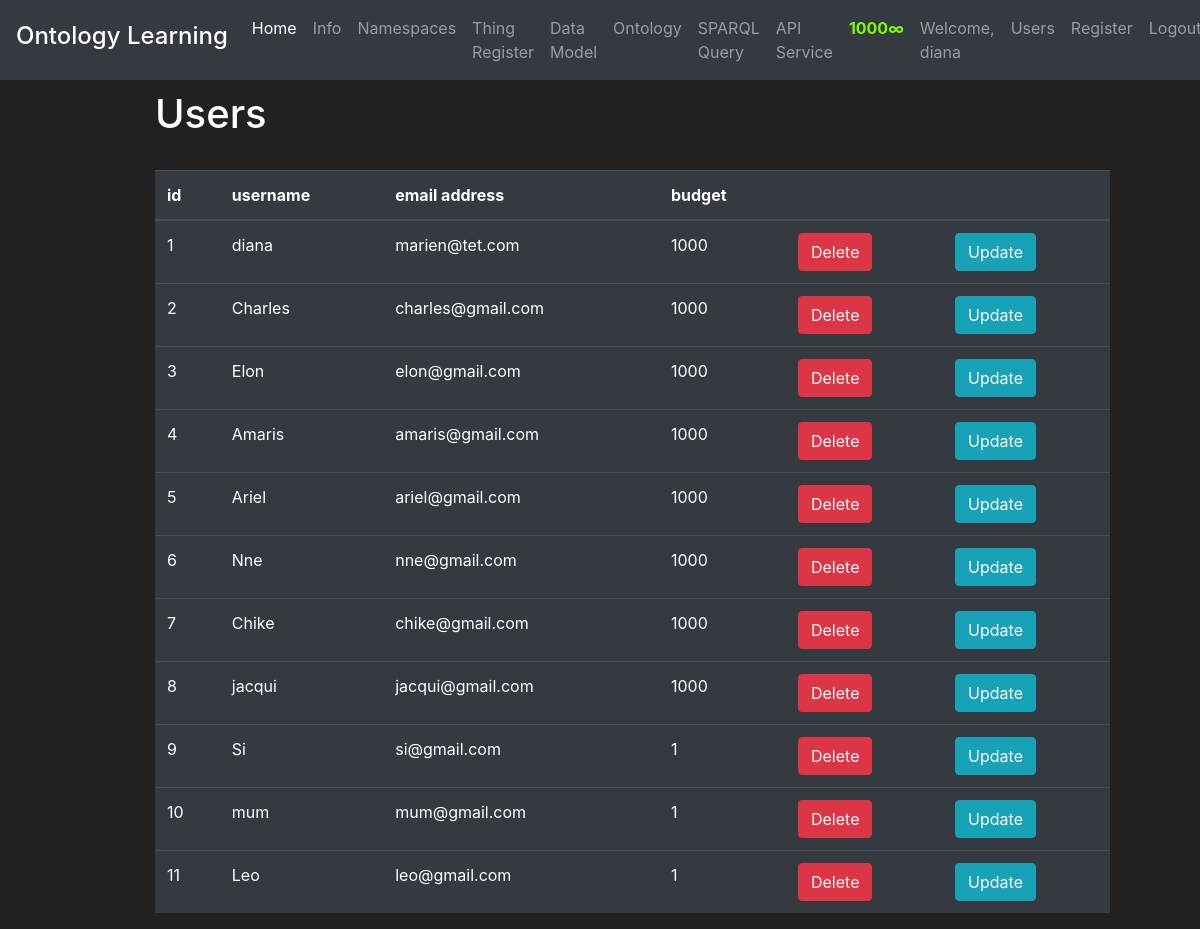
Screenshot of /users (signed in) with the database file from the repository.
### ontoML/models.py (models this page shows, shortened)
class User(db.Model, UserMixin):
    id = db.Column(db.Integer(), primary_key=True)
    username = db.Column(db.String(length=30), nullable=False, unique=True)
    email_address = db.Column(db.String(length=50), nullable=False, unique=True)
    password_hash = db.Column(db.String(length=60), nullable=False)
    budget = db.Column(db.Integer(), nullable=False, default=1)
    items = db.relationship('Item', backref='owned_user', lazy=True)
    @property
    def password(self):
        return self.password
    @property
    def prettier_budget(self):
        if len(str(self.budget)) > 4:
            return f'{str(self.budget)[:-3]}, {str(self.budget)[-3:]}∞'
        else:
            return f"{self.budget}∞"

### ontoML/auth.py (the view)
@app.route("/users")
@login_required
def users_page():
    try:
        users = User.query.all()
        return render_template('users.html', users=users)
    except:
        flash('No user database table found!', category='danger')
        return redirect(url_for('userRegister_page'))

### ontoML/models.py (called while the page is built)
@loging_manager.user_loader
def load_user(user_id):
    return User.query.get(int(user_id))

### ontoML/templates/users.html (shortened to what this page needs)
{% extends 'base.html'%}
{% block content %}
<div class="row" style="margin-top:10px; margin-left:140px" >
    <div class="col-11">
      <div class="content">
        <h1>Users</h1>
        <br>
        <table class="table table-hover table-dark">
               <thead>
                   <tr>
                       <th scope="col">id</th>
                       <th scope="col">username</th>
                       <th scope="col">email address</th>
                       <th scope="col">budget</th>
                       <th scope="col"></th>
                       <th scope="col"></th>
                   </tr>
               </thead>
               <tbody>
                       {% for user in users %}
                           <tr>
                               <td>{{ user.id }}</td>
                               <td>{{ user.username }}</td>
                               <td>{{ user.email_address }}</td>
                               <td>{{ user.budget }}</td>
                               <td>
                                   <button class="btn btn-outline btn-danger">Delete</button>
                               </td>
                               <td>
                                   <button class="btn btn-outline btn-info">Update</button>
                               </td>
                           </tr>
                       {% endfor %}
               </tbody>
        </table>
      </div>
    </div>
</div>
{% endblock %}

### ontoML/templates/base.html (shortened to what this page needs)
<!doctype html>
<html lang="en">
   <head>
      <link rel="stylesheet" href="https://cdn.jsdelivr.net/npm/bootstrap@4.5.3/dist/css/bootstrap.min.css">
   </head>
   <body>
        <nav class="navbar navbar-expand-md navbar-dark bg-dark">
          <a class="navbar-brand" href="{{ url_for('home_page') }}"><h4>Ontology Learning</h4></a>
          <div class="collapse navbar-collapse" id="navbarNav">
            <ul class="navbar-nav mr-auto">
                <li class="nav-item active">
                    <a class="nav-link" href="{{ url_for('home_page') }}">Home <span class="sr-only">(current)</span></a>
                </li>
                 <li class="nav-item">
                    <a class="nav-link" href="{{ url_for('info_page') }}">Info</a>
                </li>
                <li class="nav-item">
                    <a class="nav-link" href="{{ url_for('namespaces_page') }}">Namespaces</a>
                </li>
                 <li class="nav-item">
                    <a class="nav-link" href="{{ url_for('entityRegister_page') }}">Thing Register</a>
                </li>
                 <li class="nav-item">
                    <a class="nav-link" href="{{ url_for('datamodel_page') }}">Data Model</a>
                </li>
                <li class="nav-item">
                    <a class="nav-link" href="{{ url_for('ontology_page') }}">Ontology</a>
                </li>
                <li class="nav-item">
                    <a class="nav-link" href="{{ url_for('sparqlquery_page') }}">SPARQL Query</a>
                </li>
                <li class="nav-item">
                    <a class="nav-link" href="{{ url_for('api_page') }}">API Service</a>
                </li>
            </ul>
              {% if current_user.is_authenticated %}
                 <ul class="navbar-nav">
                     <li class="nav-item">
                         <a class="nav-link" style="color: lawngreen; font-weight: bold">
                             {{ current_user.prettier_budget }}
                         </a>
                     </li>
                     <li class="nav-item">
                         <a class="nav-link">Welcome, {{ current_user.username }}</a>
                     </li>
                      <li class="nav-item">
                         <a class="nav-link" href="{{ url_for('users_page')}}">Users</a>
                     </li>
                      <li class="nav-item">
                         <a class="nav-link" href="{{ url_for('userRegister_page') }}">Register</a>
                     </li>
                     <li class="nav-item">
                         <a class="nav-link" href="{{ url_for('logout_page') }}">Logout</a>
                     </li>
                 </ul>
              {% endif %}
          </div>
        </nav>
        {% block content %}
        {% endblock %}
   </body>
</html>

### ontoML/templates/base.html (style rules this page uses)
body { background-color: #212121; color: white }

### rows the page displays
User: prettier_budget "1000∞", username "diana", id "1", email_address "marien@tet.com", budget "1000"
User: id "2", username "Charles", email_address "charles@gmail.com", budget "1000"
User: id "3", username "Elon", email_address "elon@gmail.com", budget "1000"
User: id "4", username "Amaris", email_address "amaris@gmail.com", budget "1000"
User: id "5", username "Ariel", email_address "ariel@gmail.com", budget "1000"
User: id "6", username "Nne", email_address "nne@gmail.com", budget "1000"
User: id "7", username "Chike", email_address "chike@gmail.com", budget "1000"
User: id "8", username "jacqui", email_address "jacqui@gmail.com", budget "1000"
User: id "9", username "Si", email_address "si@gmail.com", budget "1"
User: id "10", username "mum", email_address "mum@gmail.com", budget "1"
User: id "11", username "Leo", email_address "leo@gmail.com", budget "1"
